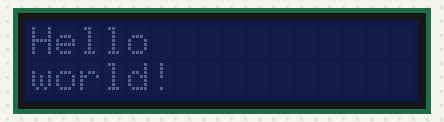
The program below on a simulated Raspberry Pi (BCM pin numbers). On the bench: 16×2 character LCD. At 34.5 s the program stops and its outputs stay as they are.

Above: at 0.1 s.
At 5.2 s:
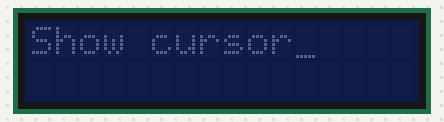
At 10.2 s:
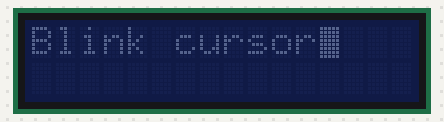
At 25.5 s:
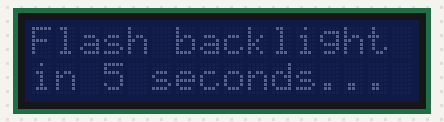
At 30.5 s:
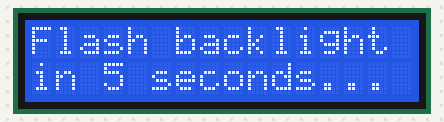
At 32.5 s:
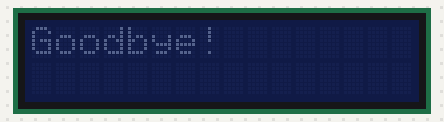

Measured:
- what the display in image 1 shows lasts 5.1 s, from 5.1 s to 10.2 s
- what the display in image 4 shows lasts 2.1 s, from 30.4 s to 32.5 s

The program:

lcd.py
```python
#!/usr/bin/python3
# -*- coding: utf-8 -*-

# Example using a character LCD backpack.
import time
import Adafruit_CharLCD as LCD

# 定义16x2 LCD的列和行大小。
lcd_columns = 16
lcd_rows    = 2

# 初始化IIC 总线 LCD模块
lcd = LCD.Adafruit_CharLCDBackpack(address=0x21)

try:
    # 打开背光
    lcd.set_backlight(0)

    # 打印两行消息
    lcd.message('Hello\nworld!')

    # 等待5秒
    time.sleep(5.0)

    # 演示光标移动。
    lcd.clear()
    lcd.show_cursor(True)
    lcd.message('Show cursor')

    time.sleep(5.0)

    # 演示光标闪烁。
    lcd.clear()
    lcd.blink(True)
    lcd.message('Blink cursor')

    time.sleep(5.0)

    # 停止闪烁和显示光标。
    lcd.show_cursor(False)
    lcd.blink(False)

    # 演示左右滚动消息。
    lcd.clear()
    message = 'Scroll'
    lcd.message(message)
    for i in range(lcd_columns-len(message)):
        time.sleep(0.5)
        lcd.move_right()
    for i in range(lcd_columns-len(message)):
        time.sleep(0.5)
        lcd.move_left()

    # 演示关闭和打开背光。
    lcd.clear()
    lcd.message('Flash backlight\nin 5 seconds...')
    time.sleep(5.0)
    # 关闭背光。
    lcd.set_backlight(1)
    time.sleep(2.0)
    # 改变消息
    lcd.clear()
    lcd.message('Goodbye!')
    # 打开背光。
    lcd.set_backlight(0)
    # 关闭背光。
    time.sleep(2.0)
    lcd.clear()
    lcd.set_backlight(1)
except KeyboardInterrupt:
    # 关掉屏幕
    lcd.clear()
    lcd.set_backlight(1)
```
